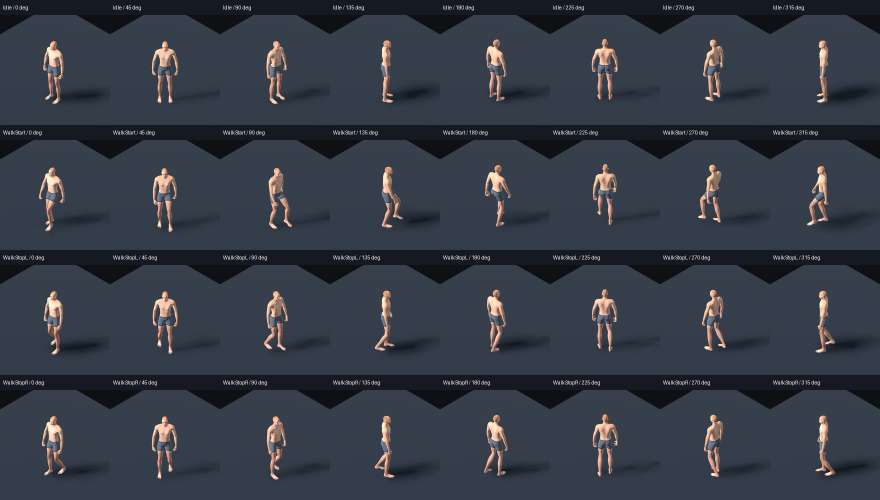
#> input picture tools/blender/locomotion_v02/isometric_facings.png, 1760 x 1000 px (shown at 1/2 size)
$ python -i encode_transition_preview.py   (imports and definitions only)
#> lines starting #> are read from the running program, lines starting #| are printed output that depends on the picture
"""Package v0.2 Godot sequence captures. Requires Pillow."""
from pathlib import Path
import json,argparse
from PIL import Image,ImageDraw
ROOT=Path(__file__).resolve().parent/'locomotion_v02';RAW=ROOT/'frames'
VIEWS=[('isometric','ISOMETRIC'),('three_quarter','RAISED 3/4'),('top_down','TOP-DOWN')]
# [1 line not run here, left out]
# [1 line that did not run here, left out]
# [1 line not run here, left out]
def tile(path,size=360):
    with Image.open(path) as im:
        w,h=im.size;return im.convert('RGB').crop(((w-h)//2,0,(w+h)//2,h)).resize((size,size),Image.Resampling.LANCZOS)
frames=[]
# [12 lines not run here, left out]
out=Image.new('RGB',(1800,1170),'#151922')
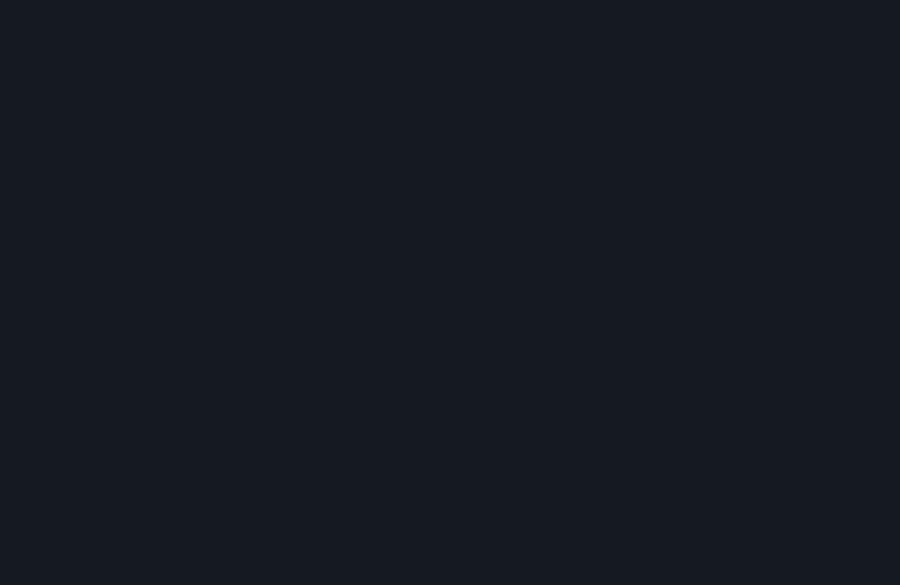
#> out: PIL image 1800x1170 RGB (shown at 1/2 size); mean R, G, B 21, 25, 34
transition_indices=[];cursor=0
# [31 lines not run here, left out]

>>> result = tile('locomotion_v02/isometric_facings.png')
#> in tile, im is the input picture: PIL image 1760x1000 RGB; mean R, G, B 53, 59.4, 69.2
#> in tile, `return im.convert('RGB').crop(((w - h) // 2, 0, (w + h) // 2, h)).resi`:
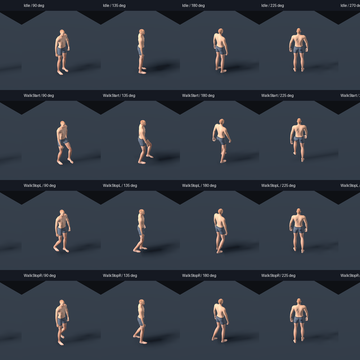
#> returned value: PIL image 360x360 RGB; mean R, G, B 52.1, 58.8, 68.7

$ run again, on tools/blender/locomotion_v02/top_down_facings.png
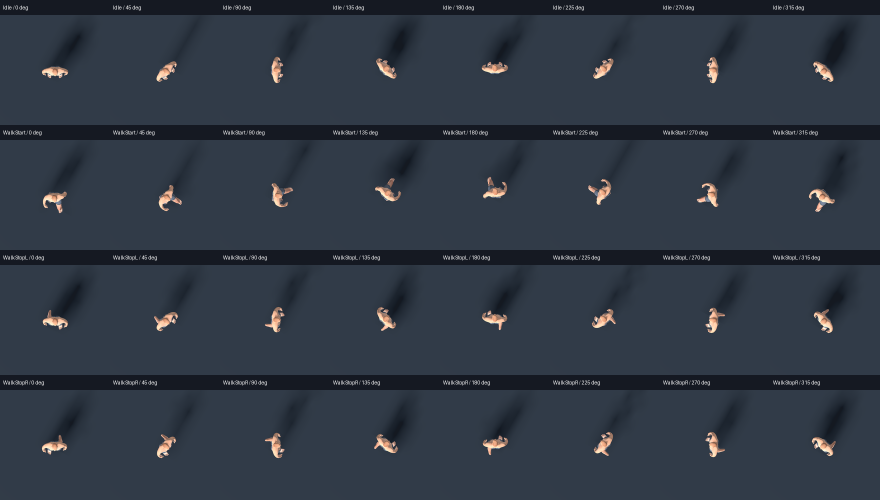
#> input picture tools/blender/locomotion_v02/top_down_facings.png, 1760 x 1000 px (shown at 1/2 size)
#> in tile, im is the input picture: PIL image 1760x1000 RGB; mean R, G, B 47.7, 56, 67.7
#> in tile, `return im.convert('RGB').crop(((w - h) // 2, 0, (w + h) // 2, h)).resi`:
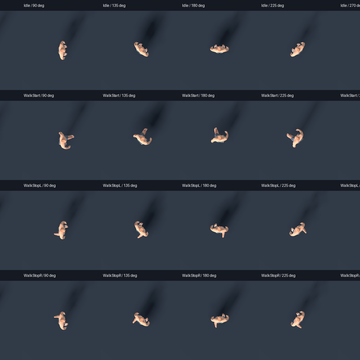
#> returned value: PIL image 360x360 RGB; mean R, G, B 47.5, 56, 67.7
